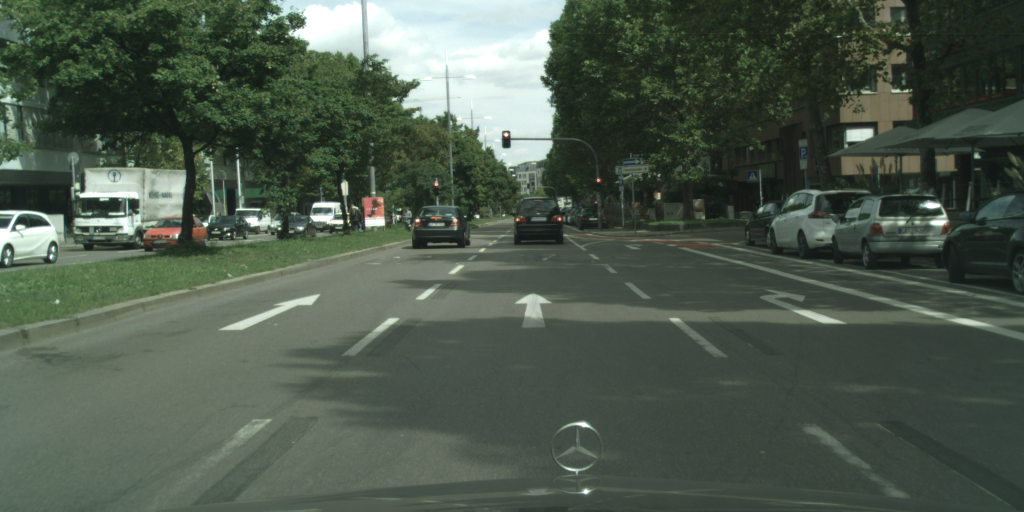
#> input picture stuttgart_01_000000_003715_leftImg8bit.png, 2048 x 1024 px (shown at 1/2 size)
$ jupyter execute direct_and_inverse_perspective_mapping.ipynb
#> lines starting #> are read from the running program, lines starting #| are printed output that depends on the picture
[cell 1]
import numpy as np
import matplotlib.pyplot as plt
import cv2
import copy

np.set_printoptions(precision=2)

# Demonstation of Direct and Indirect Perspective Mapping

This notebook presents how obtain a top-down view of a plane based on a front-facing camera image. The method only requires intrinsic and extrinsic camera parameters.

Ref: M. Olivera, V. Santos, A. Sappa, "Multimodal inverse perspective mapping" (2015)

# Read image

The array indices correspond to 'image frame' coordinates

[cell 2]
img = cv2.cvtColor(cv2.imread("stuttgart_01_000000_003715_leftImg8bit.png"), cv2.COLOR_BGR2RGB)

plt.figure(figsize=(20,10))
plt.imshow(img)
plt.show()

# Size of the image (in pixels)
IMG_H, IMG_W, IMG_C = img.shape
#> IMG_H = 1024; IMG_W = 2048; IMG_C = 3
print(f"Image (height, width) = ({IMG_H}, {IMG_W})")
#| Image (height, width) = (1024, 2048)

# Define camera intrisic and extrinsic parameters

The intrinsic parameters are obtained from the camera specification, while the extrinsic parameters are obtained from calibration procedures applied on the actual configuration.

[cell 3]
# [rad]
pitch = 0.03842560000000292
roll = 0.0
yaw = 0.026239999999999368

# [m]
x = 1.7
y = 0.026239999999999368
z = 1.212400000000026

# [px]
fx = 2263.54773399985
fy = 2250.3728170599807
u0 = 1079.0175620000632
v0 = 515.0066006000195

# Computing matrices

Here it is assumed that the vehicle reference frame origo lies on the plane of interest. In other words, the plane we want to project on is the plane in the vehicle reference frame with Z = 0.

[cell 4]
def rotation_matrix(roll, pitch, yaw):
    """
    """
    si, sj, sk = np.sin(roll), np.sin(pitch), np.sin(yaw)
    ci, cj, ck = np.cos(roll), np.cos(pitch), np.cos(yaw)
    cc, cs = ci * ck, ci * sk
    sc, ss = si * ck, si * sk

    R = np.identity(3)
    R[0, 0] = cj * ck
    R[0, 1] = sj * sc - cs
    R[0, 2] = sj * cc + ss
    R[1, 0] = cj * sk
    R[1, 1] = sj * ss + cc
    R[1, 2] = sj * cs - sc
    R[2, 0] = -sj
    R[2, 1] = cj * si
    R[2, 2] = cj * ci
    return R

[cell 5]
# Intrinsic parameter matrix
K = np.array([[fx, 0, u0],
              [0, fy, v0],
              [0,  0,  1]])

# Camera -> Road transformation (given)
R_cam2road = rotation_matrix(roll, pitch, yaw)
T_cam2road = np.array([[x, y, z]]).T

# Road -> Camera transformation (wanted)
R_road2cam = R_cam2road.T
T_road2cam = - T_cam2road

# Camera -> Image transformation added to the 'K' matrix
# NOTE: The cam2img rotation matrix is inductively derived to perform the desired transformation
#       Camera frame       Image frame
#           x_cam     -->    -y_img
#           y_cam     -->    -z_img
#           z_cam     -->     x_img
#
#       {v_cam}^T R_cam2img = {v_img}^T
#
R_cam2img = np.array([[0, -1, 0],
                      [0, 0, -1],
                      [1, 0,  0]])
C = K @ R_cam2img

# Compute 'P' matrix and 't' vector mapping 'World coordinate Q' -> 'Image coordinate q_h'
P = C @ R_road2cam
t = C @ T_road2cam

# Projection functions

The direct projection transforms a 'world coordinate' point into the corresponding 'image coordinate' point.

The indirect projection is the opposite of the direct transformation, meaning a 'image coordinate' point gets transformed into a 'world coordinate' point.

[cell 6]
def direct_projection(world_vec, P, t, eps=1e-24):
    '''Transforms a point from 'world coordinates' (x_W, y_W, z_W) [m] -> 'image coordinates' (x_I, y_I) [px]

    Args:
        world_vec: Column vector (3,1) [m]
        P: Rotation matrix (world -> image coordinates)
        t: Translation vector (world -> image coordinates)

    Returns:
        Image coordinate vector representing (x_I, y_I) pixel location of world coordinates (x_W, y_W, z_W)
    '''
    img_vec = P @ world_vec + t
    img_vec = img_vec[:2,:] / (img_vec[2,:] + eps)

    return img_vec

world_vec = np.array([[100, 0, 0]]).T
img_vec = direct_projection(world_vec, P, t)
print(img_vec)

[cell 7]
def inverse_projection(img_x, img_y, P, t):
    '''Transforms a point from 'image coordinates' (x_I, y_I) [px] -> 'world (plane) coordinates' (x_W, y_W, z_W) [m] where z = 0

    Args:
        img_x: Image 'x' coordinate [px]
        img_y: Image 'y' coordinate [px]
        P: Rotation matrix (world -> image coordinates)
        t: Translation vector (world -> image coordinates)

    Returns:
        World coordinate vector (x_W, y_W, z_W) [m] representing road plane location of image coordinate (x_I, y_I)
    '''

    # Inverted matrix
    A = np.zeros((4,4))
    A[0:3,0:3] = P
    A[0, 3] = -img_x
    A[1, 3] = -img_y
    A[2, 3] = -1
    A[3,2] = 1

    A_inv = np.linalg.inv(A)

    # Column vector
    t_vec = np.zeros((4,1))
    t_vec[0:3,:] = -t

    world_coord = A_inv @ t_vec

    return world_coord[:3]

world_vec = inverse_projection(1140.1, 481.99, P, t)
print(world_vec)

# Projection

### Inferring sptial coverage

Applying the inverse projection transformation, it is possible to obtain what image coordinate (i.e. what pixel) corresponds to a predetermined maximum projection range (i.e. furthest distance point in 'world coordinates').

[cell 8]
max_distance = 50.0  # [m]


# Compute 'world coordinate' points corresponing to the half-circle with radius 'max_distance' away from the ego-vehicle
line_N = 400
view_angles = np.linspace(-0.5*np.pi, 0.5*np.pi, line_N)

xs = []
ys = []
zs = []

for view_angle in view_angles:

    x = np.cos(view_angle) * max_distance
    y = np.sin(view_angle) * max_distance

    xs.append(x)
    ys.append(y)
    zs.append(0.)


# Project these 'world coordinates' into corresponding 'image coordinates'
world_vec = np.array([xs, ys, zs])

img_vec = direct_projection(world_vec, P, t)


# Filter out the set of points not contained within the image frame (i.e. the pixel range correponding to the input image)
img_xs = []
img_ys = []

for pnt_idx in range(img_vec.shape[1]):

    img_x = int(np.round(img_vec[0, pnt_idx]))
    img_y = int(np.round(img_vec[1, pnt_idx]))

    if img_x < 0 or IMG_W-1 < img_x:
        continue

    if img_y < 0 or IMG_H-1 < img_y:
        continue

    img_xs.append(img_x)
    img_ys.append(img_y)

# Draw the top-down "border of vision" representing 'max_distance' [m]

img_boundary_viz = copy.deepcopy(img)

for pnt_idx in range(len(img_xs)-1):
    x0 = img_xs[pnt_idx]
    x1 = img_xs[pnt_idx+1]
    y0 = img_ys[pnt_idx]
    y1 = img_ys[pnt_idx+1]
    img_boundary_viz = cv2.line(img_boundary_viz, (x0,y0), (x1,y1), (255, 0, 0), 2)
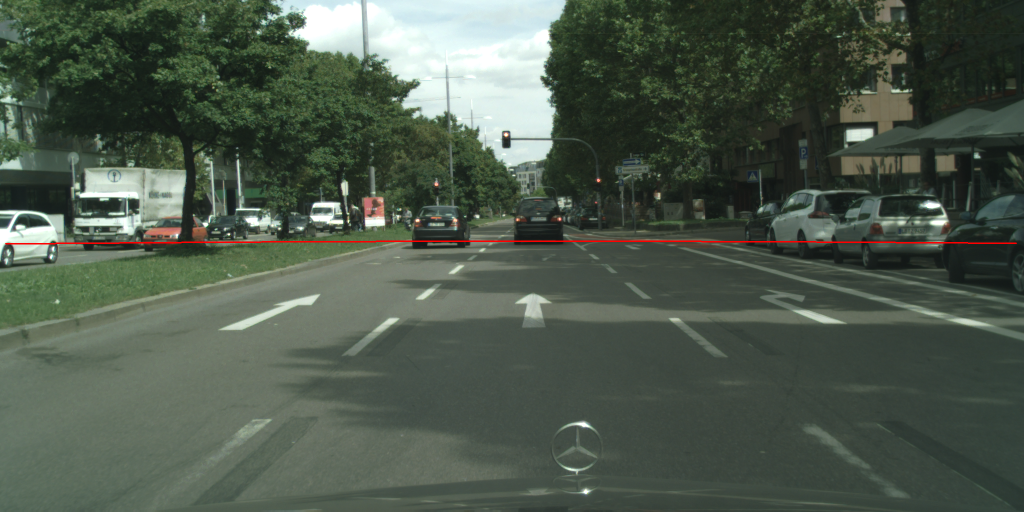
#> img_boundary_viz: shape (1024, 2048, 3) (shown at 1/2 size); mean R, G, B 77.2, 88.7, 75.7

plt.figure(figsize=(20,10))
plt.imshow(img_boundary_viz)
plt.show()

It is clear that the line is approximately horizontal, meaning we can approximate the pixels corresponing to 50 m away as all pixels lying bellow the pixel at 50m ahead of the vehicle.

[cell 9]
world_vec = np.array([[50., 0., 0.]]).T
img_vec = direct_projection(world_vec, P, t)

print(img_vec)

img_y_min_limit = int(np.round(img_vec[1,0]))

print(img_y_min_limit)

The road plane reference frame is centered at the vehicle reference frame.

The bottom line of the image (the closest image information) correspond to the following spatial location.

[cell 10]
print(f"Projection starts {inverse_projection(1024-1, 2048/2, P, t)[0,0]:.2f} [m] ahead of the vehicle reference frame origo")
print(f"Projection ends {inverse_projection(1140.1, 481.99, P, t)[0,0]:.2f} [m] ahead of the vehicle reference frame origo")

# Projecting camera image into a top-down perspective

### Create a (x,y) grid

Mapping 'world coordinates' to 'image frame coordinates'

[cell 11]
x_min = -50
x_max = 50
y_min = -50
y_max = 50

res = 0.05

x_N = int((x_max - x_min) / res)
y_N = int((y_max - y_min) / res)

# Construct a matrix by concatenating column vectors, each representing a point in world coordinates

xs , ys = np.meshgrid(np.linspace(x_min, x_max, x_N), np.linspace(y_min, y_max, y_N))

xs = xs.flatten()
ys = ys.flatten()
zs = np.zeros(xs.shape)

world_vecs = np.array([xs, ys, zs])

print(world_vecs.shape)

[cell 12]
# Project all 'world coordinate' vectors (X, Y, Z) into 'image coordinate' vectors (i, j) at once

img_vecs = direct_projection(world_vecs, P, t)

img_vecs = np.reshape(img_vecs, (2, x_N, y_N))
print(img_vecs.shape)

[cell 13]
# Draw the top-down image representation "pixel-by-pixel"

bev = np.zeros((x_N, y_N, 3), dtype=np.int32)

for i in range(x_N):
    for j in range(y_N):

        # For each pixel (i, j), the correponding location in the image frame is obtained from the previous direct mapping operation
        x_I = img_vecs[0, i, j]
        y_I = img_vecs[1, i, j]

        x_I = int(x_I)
        y_I = int(y_I)

        # Only map pixels within the given image frame
        if x_I < 0 or IMG_W-1 < x_I :
            continue

        # 'img_y_min_limit' correspond to range limit 50m
        if y_I < img_y_min_limit or IMG_H-1 < y_I :
            continue

        # Map image frame pixel to world coordinate pixel
        bev[y_N-j, x_N-i] = img[y_I, x_I]
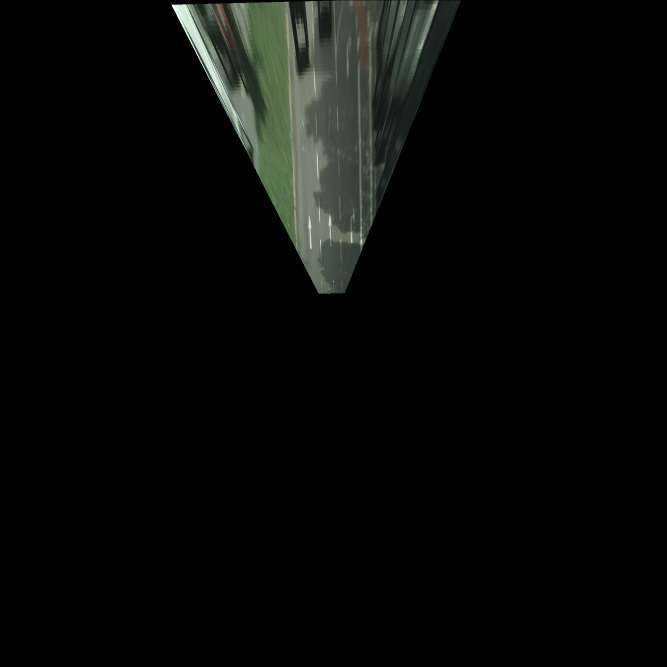
#> bev: shape (2000, 2000, 3) int32 (shown at 1/3 size); mean R, G, B 8, 9.3, 7.7

[cell 14]
plt.figure(figsize=(20,20))
plt.imshow(bev)
plt.show()
